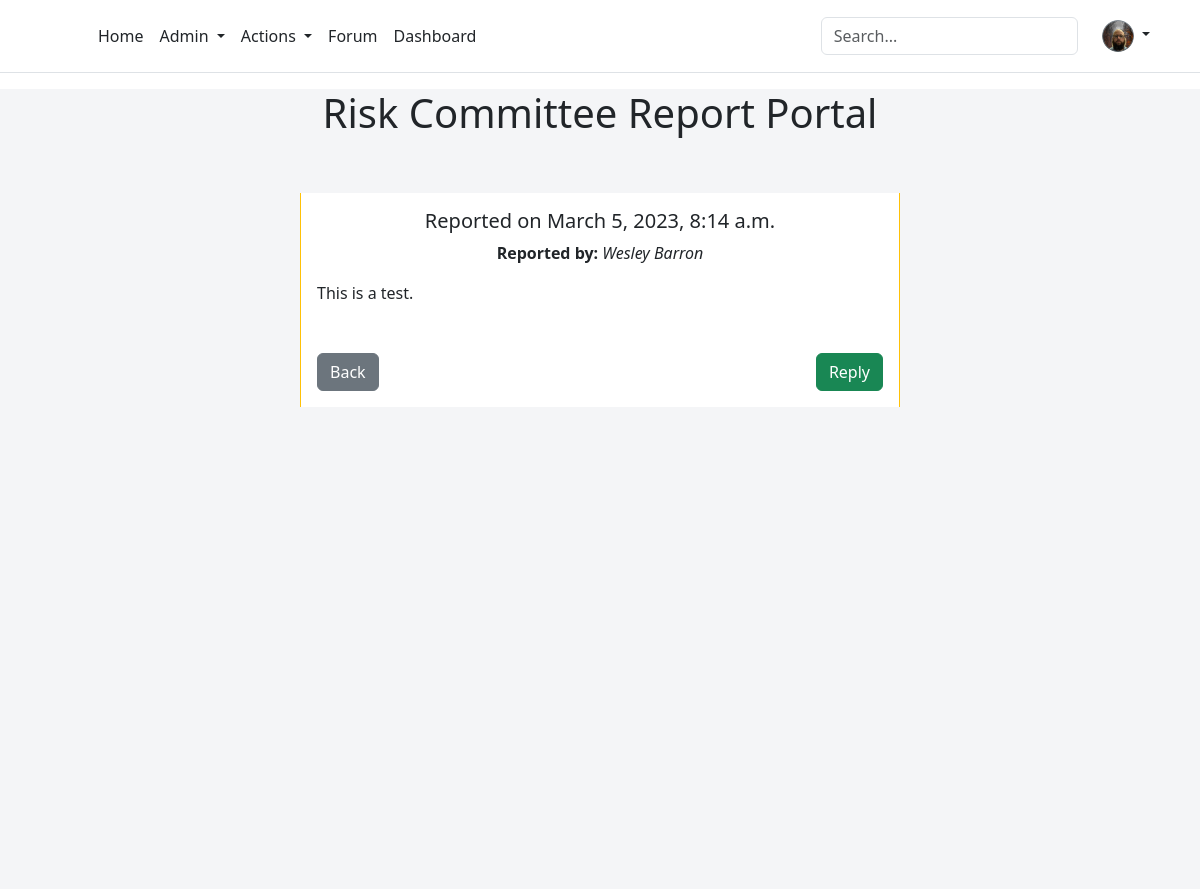
Page /view-reports/1/ (signed in) on the committed database.
### skmsapp/models.py (models this page shows, shortened)
class UserProfile(models.Model):
    user = models.OneToOneField(User, null=True, on_delete=models.CASCADE)
    type = models.CharField(max_length=255, choices= (('User','User'), ('Expert','Expert'), ('RiskManager','RiskManager')), default='User')
    userimage = models.ImageField(null=True, blank=True, upload_to="images/profile/")

class Report(models.Model):
    reporter_comments = models.TextField()
    reporter_name = models.CharField(max_length=300, choices= (('Current User','Current User'), ('Anonymous','Anonymous')), default='Current User')
    report_date = models.DateTimeField(auto_now_add=True)
    contact_preference = models.CharField(max_length = 3, choices= (('N','No'), ('Y','Yes')), default='Y')
    report_anonymously = models.CharField(max_length = 3, choices= (('N','No'), ('Y','Yes')), default='N')
    submitter = models.CharField(max_length=50, null=True)

### skmsapp/views.py (the view)
# urls.py: path('view-reports/<int:report_id>/', views.viewReport, name='viewReports'),
@login_required
def viewReport(request, report_id):
    post = Report.objects.get(id=report_id)
    user = request.user
    if request.method == 'POST':
        content = request.POST["content"]
        contact = Report.objects.filter(id=report_id).values()
        datetime = timezone.now()
        NewReportReplyToSubmitter = ReportReplyToSubmitter(submitter=contact[0]['submitter'], report_reply=content, is_read="N", activity_date=datetime)
        NewReportReplyToSubmitter.save()
        messages.success(request, "You're reply has been sent...")
        return redirect("viewAllReports")
    else:
        return render(request, "view-reports.html", {'post':post, 'user':user})

### skmsapp/templates/view-reports.html (shortened to what this page needs)
{% extends "site-skeleton.html" %}
{% block body %}
<center>
<h1>Risk Committee Report Portal</h1>
<br /><br />
<div class="card row-hover pos-relative py-3 px-3 mb-3 border-warning border-top-0 border-right-0 border-bottom-0 rounded-0" style="width: 50%;">
    <div class="row align-items-center">
      <div>
        {% load tz %}
        <h5>
          Reported on {{post.report_date|timezone:"America/New_York"}}
        </h5>
        <p class="text-sm"><span class="op-6"><strong>Reported by:</strong></span> <em>{{user.first_name}} {{user.last_name}}</em></p>
        <div class="text-sm op-5" style="text-align: left;"> {{post.reporter_comments}}</div>
        <br>
       </div>
    </div>
    <br>
    {% if post.contact_preference == "Y" %}
    <div class="reply-button-div">
      <a href="#reply" class="btn btn-success" id="reply" style="float: right;" onclick="showReply()">Reply</a>
      <a class="btn btn-secondary" style="float: left;" href="{% url 'viewAllReports' %}">Back</a>
    </div>
    {% else %}
    <h4 style="text-align: center; color: crimson;">Reporter does not wish to be contacted</h4>
    <a class="btn btn-secondary" style="float: left;" href="{% url 'viewAllReports' %}">Back</a>
    {% endif %}
</div>
</center>
{% endblock %}

### skmsapp/templates/site-skeleton.html (shortened to what this page needs)
<!DOCTYPE html>
<html lang="en">
<head>
    <link href="https://cdn.jsdelivr.net/npm/bootstrap@5.3.0-alpha1/dist/css/bootstrap.min.css" rel="stylesheet">
    <link rel="stylesheet" href="https://cdnjs.cloudflare.com/ajax/libs/font-awesome/6.0.0/css/all.min.css">
    <link rel="stylesheet" href="https://mdbcdn.b-cdn.net/wp-content/themes/mdbootstrap4/docs-app/css/dist/mdb5/standard/core.min.css">
    <link rel="stylesheet" id="roboto-subset.css-css" href="https://mdbcdn.b-cdn.net/wp-content/themes/mdbootstrap4/docs-app/css/mdb5/fonts/roboto-subset.css?ver=3.9.0-update.5" type="text/css" media="all">
    <link rel="stylesheet" href="https://cdnjs.cloudflare.com/ajax/libs/font-awesome/4.7.0/css/font-awesome.min.css">
</head>
<body>
<header class="p-3 mb-3 border-bottom">
  <div class="container">
    <div class="d-flex flex-wrap align-items-center justify-content-center justify-content-lg-start">
      <a href="/" class="d-flex align-items-center mb-2 mb-lg-0 text-dark text-decoration-none">
        <svg class="bi me-2" width="40" height="32" role="img" aria-label="Bootstrap"><use xlink:href="#bootstrap"></use></svg>
      </a>
      <ul class="nav col-12 col-lg-auto me-lg-auto mb-2 justify-content-center mb-md-0">
        <li><a href="{% url 'home' %}" class="nav-link px-2 link-dark">Home</a></li>
        {% if user.userprofile.type == "RiskManager" %}
        <li class="nav-item dropdown">
          <a class="nav-link px-2 link-dark dropdown-toggle" href="#" id="navbardrop" data-toggle="dropdown">
            Admin
          </a>
        </li>
        {% endif %}
        <li class="nav-item dropdown">
          {% if user.is_authenticated %}
          <a class="nav-link px-2 link-dark dropdown-toggle" href="#" id="navbardrop" data-toggle="dropdown">
            Actions
          </a>
        </li>
        <li><a href="{% url 'forum' %}" class="nav-link px-2 link-dark">Forum</a></li>
        <li><a href="{% url 'dashboard' %}" class="nav-link px-2 link-dark">Dashboard</a></li>
        {% endif %}
      </ul>
      <form class="col-12 col-lg-auto mb-3 mb-lg-0 me-lg-3" role="search">
        <input type="search" class="form-control" placeholder="Search..." aria-label="Search">
      </form>
      <div class="nav-item dropdown text-end">
        <a href="#" class="nav-link px-2 d-block link-dark text-decoration-none dropdown-toggle" data-bs-toggle="dropdown" aria-expanded="false" id="navbardrop" data-toggle="dropdown">
          {% if user.is_authenticated %}
            {% if user.userprofile.userimage == "" %}
              <img src="https://betterwaterquality.com/wp-content/uploads/2020/09/dummy-profile-pic-300x300-1-1.png" alt="mdo" width="32" height="32" class="rounded-circle">
            {% else %}
              <img src="{{ user.userprofile.userimage.url }}" alt="mdo" width="32" height="32" class="rounded-circle">
            {% endif %}
          {% else %}
          <img src="https://betterwaterquality.com/wp-content/uploads/2020/09/dummy-profile-pic-300x300-1-1.png" alt="mdo" width="32" height="32" class="rounded-circle">
          {% endif %}
        </a>
      </div>
    </div>
  </div>
</header>
<section class="vh-100" style="background-color: #f4f5f7;">
   {% block body %}
   {% endblock %}
  </section><link href="https://code.ionicframework.com/ionicons/2.0.1/css/ionicons.min.css" rel="stylesheet">
</body>
</html>

### rows in the picture
Report: report_date "March 5, 2023, 8:14 a.m.", reporter_comments "This is a test."

### other values in the picture
{{ user.first_name }} "Wesley"
{{ user.last_name }} "Barron"
